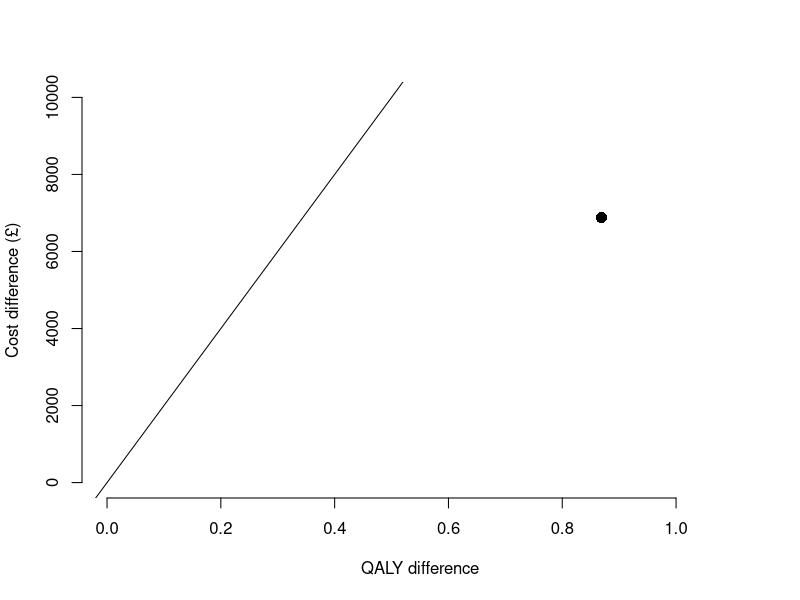
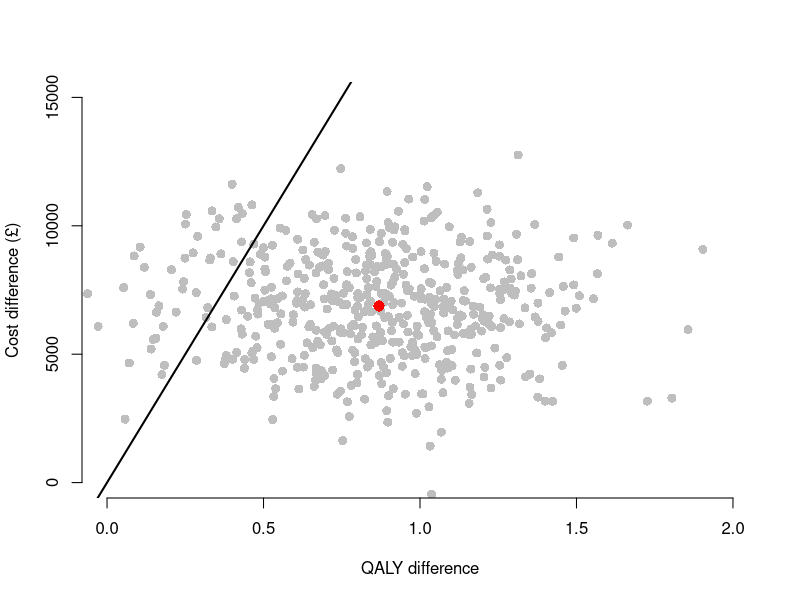
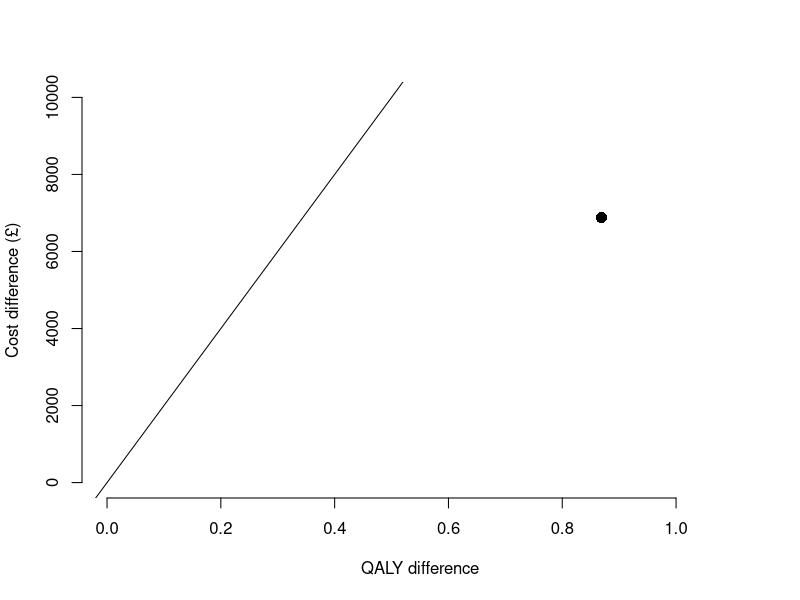
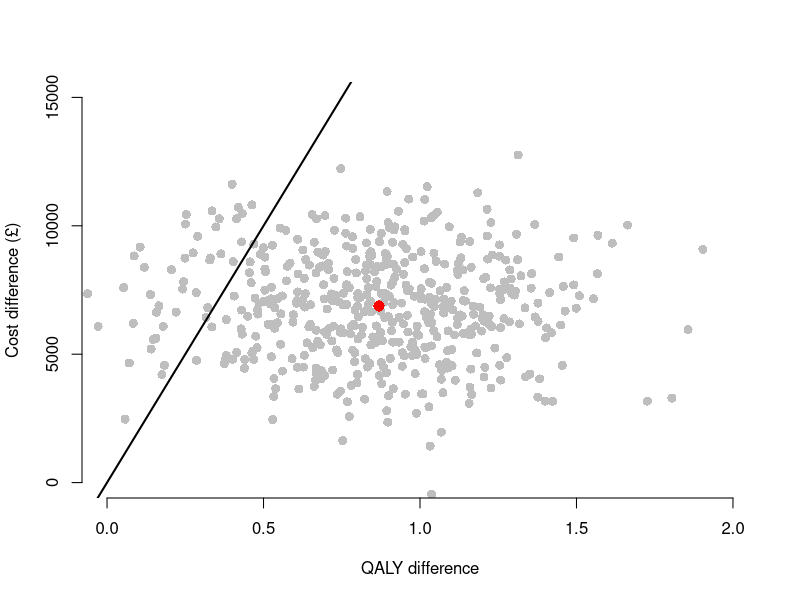

These charts were generated, in order, by the following R code:
############################
# Markov model: real world #
############################

## model set-up ----

t_names <- c("without_drug", "with_drug")
n_treatments <- length(t_names)

s_names  <- c("Asymptomatic_disease", "Progressive_disease", "Dead")
n_states <- length(s_names)

n_cohort <- 1000

n_cycles <- 46
Initial_age <- 55

cAsymp <- 500
cDeath <- 1000
cDrug <- 1000
cProg <- 3000
uAsymp <- 0.95
uProg <- 0.75
oDr <- 0.06
cDr <- 0.06
tpDcm <- 0.15

# cost of staying in state
state_c_matrix <-
  matrix(c(cAsymp, cProg, 0,
           cAsymp + cDrug, cProg, 0),
         byrow = TRUE,
         nrow = n_treatments,
         dimnames = list(t_names,
                         s_names))

# qaly when staying in state
state_q_matrix <-
  matrix(c(uAsymp, uProg, 0,
           uAsymp, uProg, 0),
         byrow = TRUE,
         nrow = n_treatments,
         dimnames = list(t_names,
                         s_names))

# cost of moving to a state
# same for both treatments
trans_c_matrix <-
  matrix(c(0, 0, 0,
           0, 0, cDeath,
           0, 0, 0),
         byrow = TRUE,
         nrow = n_states,
         dimnames = list(from = s_names,
                         to = s_names))

# Transition probabilities ---- 

# Transition probabilities
p_matrix <- array(data = 0,
                  dim = c(n_states, n_states, n_treatments),
                  dimnames = list(from = s_names,
                                  to = s_names,
                                  t_names))

# Store population output for each cycle 

# state populations
pop <- array(data = NA,
             dim = c(n_states, n_cycles, n_treatments),
             dimnames = list(state = s_names,
                             cycle = NULL,
                             treatment = t_names))

pop["Asymptomatic_disease", cycle = 1, ] <- n_cohort
pop["Progressive_disease", cycle = 1, ] <- 0
pop["Dead", cycle = 1, ] <- 0

# _arrived_ state populations
trans <- array(data = NA,
               dim = c(n_states, n_cycles, n_treatments),
               dimnames = list(state = s_names,
                               cycle = NULL,
                               treatment = t_names))

trans[, cycle = 1, ] <- 0


# Sum costs and QALYs for each cycle at a time for each drug 

cycle_empty_array <-
  array(NA,
        dim = c(n_treatments, n_cycles),
        dimnames = list(treatment = t_names,
                        cycle = NULL))

cycle_state_costs <- cycle_trans_costs <- cycle_empty_array
cycle_costs <- cycle_QALYs <- cycle_empty_array
LE <- LYs <- cycle_empty_array    # life-expectancy; life-years
cycle_QALE <- cycle_empty_array   # qaly-adjusted life-years

total_costs <- setNames(c(NA, NA), t_names)
total_QALYs <- setNames(c(NA, NA), t_names)


# Time-dependent probability matrix ----

p_matrix_cycle <- function(p_matrix, age, cycle,
                           tpProg = 0.01,
                           tpDcm = 0.15,
                           effect = 0.5) {
  
  tpDn_lookup <-
    c("(34,44]" = 0.0017,
      "(44,54]" = 0.0044,
      "(54,64]" = 0.0138,
      "(64,74]" = 0.0379,
      "(74,84]" = 0.0912,
      "(84,100]" = 0.1958)
  
  age_grp <- cut(age, breaks = c(34,44,54,64,74,84,100))
  
  tpDn <- tpDn_lookup[age_grp]
  
  # Matrix containing transition probabilities for without_drug
  
  p_matrix["Asymptomatic_disease", "Progressive_disease", "without_drug"] <- tpProg*cycle
  
  p_matrix["Asymptomatic_disease", "Dead", "without_drug"] <- tpDn
  
  p_matrix["Asymptomatic_disease", "Asymptomatic_disease", "without_drug"] <- 1 - tpProg*cycle - tpDn
  
  p_matrix["Progressive_disease", "Dead", "without_drug"] <- tpDcm + tpDn
  
  p_matrix["Progressive_disease", "Progressive_disease", "without_drug"] <- 1 - tpDcm - tpDn
  
  p_matrix["Dead", "Dead", "without_drug"] <- 1
  
  # Matrix containing transition probabilities for with_drug
  
  p_matrix["Asymptomatic_disease", "Progressive_disease", "with_drug"] <- tpProg*(1 - effect)*cycle
  
  p_matrix["Asymptomatic_disease", "Dead", "with_drug"] <- tpDn
  
  p_matrix["Asymptomatic_disease", "Asymptomatic_disease", "with_drug"] <-
    1 - tpProg*(1 - effect)*cycle - tpDn
  
  p_matrix["Progressive_disease", "Dead", "with_drug"] <- tpDcm + tpDn
  
  p_matrix["Progressive_disease", "Progressive_disease", "with_drug"] <- 1 - tpDcm - tpDn
  
  p_matrix["Dead", "Dead", "with_drug"] <- 1
  
  return(p_matrix)
}



## Run model ----

for (i in 1:n_treatments) {
  
  age <- Initial_age
  
  for (j in 2:n_cycles) {
    
    p_matrix <- p_matrix_cycle(p_matrix, age, j - 1)
    
    pop[, cycle = j, treatment = i] <-
      pop[, cycle = j - 1, treatment = i] %*% p_matrix[, , treatment = i]
    
    trans[, cycle = j, treatment = i] <-
      pop[, cycle = j - 1, treatment = i] %*% (trans_c_matrix * p_matrix[, , treatment = i])
    
    age <- age + 1
  }
  
  cycle_state_costs[i, ] <-
    (state_c_matrix[treatment = i, ] %*% pop[, , treatment = i]) * 1/(1 + cDr)^(1:n_cycles - 1)
  
  # discounting at _previous_ cycle
  cycle_trans_costs[i, ] <-
    (c(1,1,1) %*% trans[, , treatment = i]) * 1/(1 + cDr)^(1:n_cycles - 2)
  
  cycle_costs[i, ] <- cycle_state_costs[i, ] + cycle_trans_costs[i, ]
  
  LE[i, ] <- c(1,1,0) %*% pop[, , treatment = i]
  
  LYs[i, ] <- LE[i, ] * 1/(1 + oDr)^(1:n_cycles - 1)
  
  cycle_QALE[i, ] <-
    state_q_matrix[treatment = i, ] %*% pop[, , treatment = i]
  
  cycle_QALYs[i, ] <- cycle_QALE[i, ] * 1/(1 + oDr)^(1:n_cycles - 1)
  
  total_costs[i] <- sum(cycle_costs[treatment = i, -1])
  total_QALYs[i] <- sum(cycle_QALYs[treatment = i, -1])
}


## Plot results ----

# Incremental costs and QALYs of with_drug vs to without_drug
c_incr <- total_costs["with_drug"] - total_costs["without_drug"]
q_incr <- total_QALYs["with_drug"] - total_QALYs["without_drug"]

# Incremental cost effectiveness ratio 
ICER <- c_incr/q_incr

wtp <- 20000
plot(x = q_incr/n_cohort, y = c_incr/n_cohort,
     xlim = c(0, 1100/n_cohort),
     ylim = c(0, 10e6/n_cohort),
     pch = 16, cex = 1.5,
     xlab = "QALY difference",
     ylab = paste0("Cost difference (", enc2utf8("\u00A3"), ")"),
     frame.plot = FALSE)
abline(a = 0, b = wtp) # willingness-to-pay threshold


png("figures/ceplane_point.png", width = 4, height = 4, units = "in", res = 640)
plot(x = q_incr/n_cohort, y = c_incr/n_cohort,
     xlim = c(0, 1100/n_cohort),
     ylim = c(0, 10e6/n_cohort),
     pch = 16, cex = 1.5,
     xlab = "QALY difference",
     ylab = paste0("Cost difference (", enc2utf8("\u00A3"), ")"),
     frame.plot = FALSE)
abline(a = 0, b = wtp) # willingness-to-pay threshold
dev.off()


#############################################
# Probability Sensitivity Analysis (PSA)

ce_markov <- function(start_pop,
                      p_matrix,
                      state_c_matrix,
                      trans_c_matrix,
                      state_q_matrix,
                      n_cycles = 46,
                      init_age = 55,
                      s_names = NULL,
                      t_names = NULL) {
  
  n_states <- length(start_pop)
  n_treat <- dim(p_matrix)[3]
  
  pop <- array(data = NA,
               dim = c(n_states, n_cycles, n_treat),
               dimnames = list(state = s_names,
                               cycle = NULL,
                               treatment = t_names))
  trans <- array(data = NA,
                 dim = c(n_states, n_cycles, n_treat),
                 dimnames = list(state = s_names,
                                 cycle = NULL,
                                 treatment = t_names))
  
  for (i in 1:n_states) {
    pop[i, cycle = 1, ] <- start_pop[i]
  }

  cycle_empty_array <-
    array(NA,
          dim = c(n_treat, n_cycles),
          dimnames = list(treatment = t_names,
                          cycle = NULL))
  
  cycle_state_costs <- cycle_trans_costs <- cycle_empty_array
  cycle_costs <- cycle_QALYs <- cycle_empty_array
  LE <- LYs <- cycle_empty_array    # life-expectancy; life-years
  cycle_QALE <- cycle_empty_array   # qaly-adjusted life-years
  
  total_costs <- setNames(rep(NA, n_treat), t_names)
  total_QALYs <- setNames(rep(NA, n_treat), t_names)
  
  for (i in 1:n_treat) {
    
    age <- init_age
    
    for (j in 2:n_cycles) {
      
      # difference from point estimate case
      # pass in functions for random sample
      # rather than fixed values
      p_matrix <- p_matrix_cycle(p_matrix, age, j - 1,
                                 tpProg = tpProg(),
                                 tpDcm = tpDcm(),
                                 effect = effect())
      
      # Matrix multiplication
      pop[, cycle = j, treatment = i] <-
        pop[, cycle = j - 1, treatment = i] %*% p_matrix[, , treatment = i]
      
      trans[, cycle = j, treatment = i] <-
        pop[, cycle = j - 1, treatment = i] %*% (trans_c_matrix * p_matrix[, , treatment = i])
      
      age <- age + 1
    }
    
    cycle_state_costs[i, ] <-
      (state_c_matrix[treatment = i, ] %*% pop[, , treatment = i]) * 1/(1 + cDr)^(1:n_cycles - 1)
    
    cycle_trans_costs[i, ] <-
      (c(1,1,1) %*% trans[, , treatment = i]) * 1/(1 + cDr)^(1:n_cycles - 2)
    
    cycle_costs[i, ] <- cycle_state_costs[i, ] + cycle_trans_costs[i, ]
    
    LE[i, ] <- c(1,1,0) %*% pop[, , treatment = i]
    
    LYs[i, ] <- LE[i, ] * 1/(1 + oDr)^(1:n_cycles - 1)
    
    cycle_QALE[i, ] <-
     state_q_matrix[treatment = i, ] %*%  pop[, , treatment = i]
    
    cycle_QALYs[i, ] <- cycle_QALE[i, ] * 1/(1 + oDr)^(1:n_cycles - 1)
    
    total_costs[i] <- sum(cycle_costs[treatment = i, -1])
    total_QALYs[i] <- sum(cycle_QALYs[treatment = i, -1])
  }
  
  list(pop = pop,
       cycle_costs = cycle_costs,
       cycle_QALYs = cycle_QALYs,
       total_costs = total_costs,
       total_QALYs = total_QALYs)
}


# replace point values with functions to random sample

cAsymp <- function() rnorm(1, 500, 127.55)
cDeath <- function() rnorm(1, 1000, 255.11)
cDrug  <- function() rnorm(1, 1000, 102.04)
cProg  <- function() rnorm(1, 3000, 510.21)
effect <- function() rnorm(1, 0.5, 0.051)
tpDcm  <- function() rbeta(1, 29, 167)
tpProg <- function() rbeta(1, 15, 1506)
uAsymp <- function() rbeta(1, 69, 4)
uProg  <- function() rbeta(1, 24, 8)


# Define cost and QALYs as functions

state_c_matrix <- function() {
  matrix(c(cAsymp(), cProg(), 0,            # without drug
           cAsymp() + cDrug(), cProg(), 0), # with drug
           byrow = TRUE,
           nrow = n_treatments,
           dimnames = list(t_names,
                           s_names))
}

state_q_matrix <- function() {
  matrix(c(uAsymp(), uProg(), 0,  # without drug
           uAsymp(), uProg(), 0), # with drug
         byrow = TRUE,
         nrow = n_treatments,
         dimnames = list(t_names,
                         s_names))
}

trans_c_matrix <- function() {
  matrix(c(0, 0, 0,         # Asymptomatic_disease
           0, 0, cDeath(),  # Progressive_disease
           0, 0, 0),        # Dead
         byrow = TRUE,
         nrow = n_states,
         dimnames = list(from = s_names,
                         to = s_names))
}


## Run PSA analysis ----

n_trials <- 500

costs <- matrix(NA, nrow = n_trials, ncol = n_treatments,
                dimnames = list(NULL, t_names))
qalys <- matrix(NA, nrow = n_trials, ncol = n_treatments,
                dimnames = list(NULL, t_names))

for (i in 1:n_trials) {
  ce_res <- ce_markov(start_pop = c(n_cohort, 0, 0),
                      p_matrix,
                      state_c_matrix(),
                      trans_c_matrix(),
                      state_q_matrix())
  
  costs[i, ] <- ce_res$total_costs
  qalys[i, ] <- ce_res$total_QALYs
}


## Plot results ----

# incremental costs and QALYs of with_drug vs to without_drug
c_incr_psa <- costs[, "with_drug"] - costs[, "without_drug"]
q_incr_psa <- qalys[, "with_drug"] - qalys[, "without_drug"]

plot(x = q_incr_psa/n_cohort, y = c_incr_psa/n_cohort,
     xlim = c(0, 2),
     ylim = c(0, 15e3),
     pch = 16, cex = 1.2,
     col = "grey",
     xlab = "QALY difference",
     ylab = paste0("Cost difference (", enc2utf8("\u00A3"), ")"),
     frame.plot = FALSE)
abline(a = 0, b = wtp, lwd = 2) # Willingness-to-pay threshold
points(x = q_incr/n_cohort, y = c_incr/n_cohort,
       col = "red", pch = 16, cex = 1.5)

png("figures/ceplane_psa.png", width = 4, height = 4, units = "in", res = 640)
plot(x = q_incr_psa/n_cohort, y = c_incr_psa/n_cohort,
     xlim = c(0, 2),
     ylim = c(0, 15e3),
     pch = 16, cex = 1.2,
     col = "grey",
     xlab = "QALY difference",
     ylab = paste0("Cost difference (", enc2utf8("\u00A3"), ")"),
     frame.plot = FALSE)
abline(a = 0, b = wtp, lwd = 2) # Willingness-to-pay threshold
points(x = q_incr/n_cohort, y = c_incr/n_cohort,
       col = "red", pch = 16, cex = 1.5)
dev.off()



